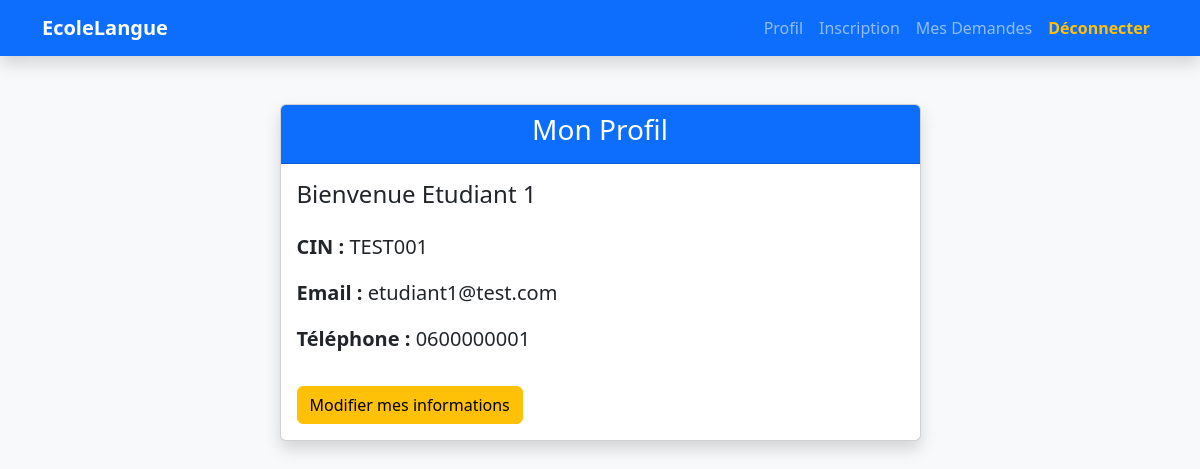
The app's page /profile.php (signed in) with its own data.
### tables this page shows
CREATE TABLE `etudiant` (
  `idEtudiant` int(11) NOT NULL,
  `cin` varchar(50) NOT NULL,
  `nom` varchar(100) NOT NULL,
  `email` varchar(100) NOT NULL,
  `tel` varchar(50) NOT NULL,
  `login` varchar(100) NOT NULL,
  `pass` varchar(100) NOT NULL
);

### db.php (called while the page is built, shortened)
<?php
    function escape(?string $value): string
    {
        return htmlspecialchars($value ?? '', ENT_QUOTES | ENT_SUBSTITUTE, 'UTF-8');
    }
?>

### profile.php (the view, shortened to what this page needs)
<?php
    require_once 'db.php';
    $id = (int) $_SESSION['user']['idEtudiant'];
    $query = $db->prepare("SELECT * FROM etudiant WHERE idEtudiant = ?");
    $query->execute([$id]);
    $user = $query->fetch();
?>
<!DOCTYPE html>
<html lang="en">
<head>
    <link href="https://cdn.jsdelivr.net/npm/bootstrap@5.3.0/dist/css/bootstrap.min.css" rel="stylesheet">
</head>
<body class="bg-light">
<?php include 'header.php'; ?>
<div class="container mt-5">
    <div class="row justify-content-center">
        <div class="col-md-7">
            <div class="card shadow">
                <div class="card-header bg-primary text-white text-center">
                    <h3>Mon Profil</h3>
                </div>
                <div class="card-body">
                    <h4 class="mb-4">
                        Bienvenue <?= escape($user['nom']) ?>
                    </h4>
                    <p class="fs-5">
                        <strong>CIN :</strong>
                        <?= escape($user['cin']) ?>
                    </p>
                    <p class="fs-5">
                        <strong>Email :</strong>
                        <?= escape($user['email']) ?>
                    </p>
                    <p class="fs-5">
                        <strong>Téléphone :</strong>
                        <?= escape($user['tel']) ?>
                    </p>
                    <button
                        class="btn btn-warning mt-3"
                        onclick="document.getElementById('formEdit').style.display='block'">
                        Modifier mes informations
                    </button>
                </div>
            </div>
        </div>
    </div>
</div>
</body>
</html>

### records on screen
etudiant: nom "Etudiant 1", cin "TEST001", email "etudiant1@test.com", tel "0600000001"
